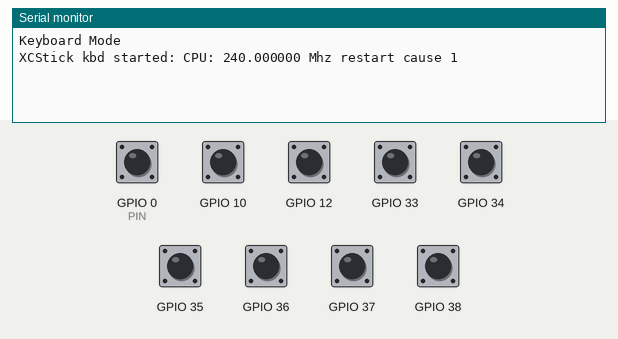
This sketch was run on a simulated ESP32-S3. On the bench: the last lines printed to the serial monitor. The test bench sets the inputs (shaded band); at power-on: GPIO 0 (PIN), GPIO 10, GPIO 12, GPIO 33–38 HIGH. USB keyboard and mouse output is not drawn.

Above: at 4.2 s.
4.3 s: GPIO 0 (PIN) pulled LOW for 0.15 s
At 5.6 s:
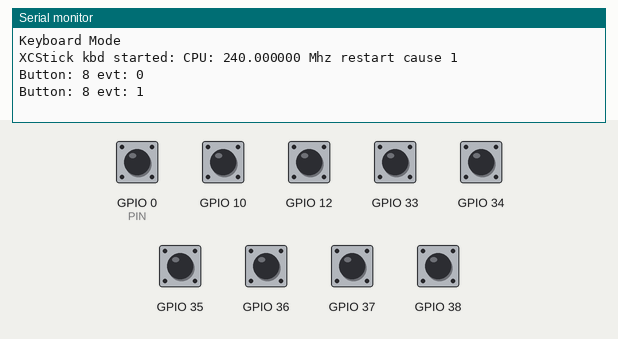
5.9 s: GPIO 10 pulled LOW for 0.15 s
At 6.8 s:
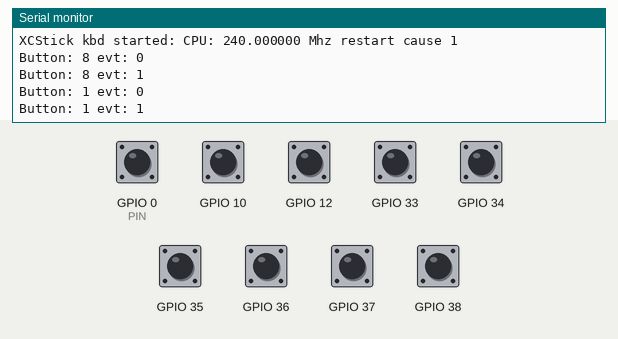
7.5 s: GPIO 12 pulled LOW for 0.15 s
At 8.0 s:
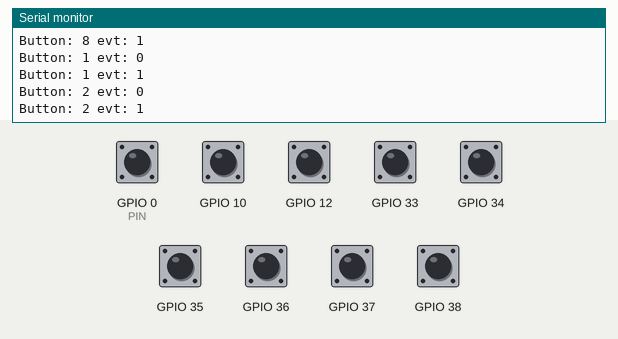
9.1 s: GPIO 33 pulled LOW for 0.15 s
At 10.4 s:
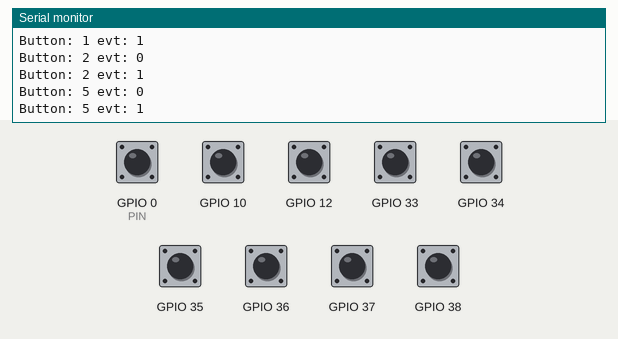
10.7 s: GPIO 34 pulled LOW for 0.15 s
At 11.6 s:
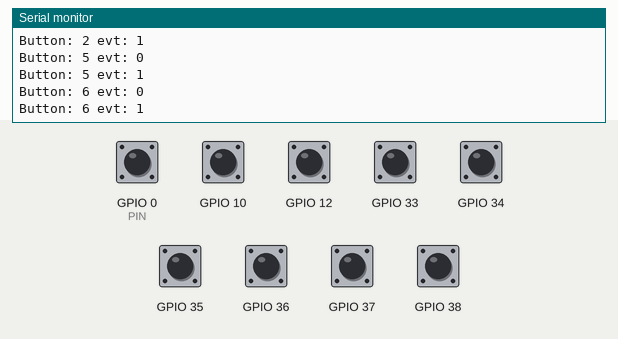
12.3 s: GPIO 35 pulled LOW for 0.15 s
At 12.8 s:
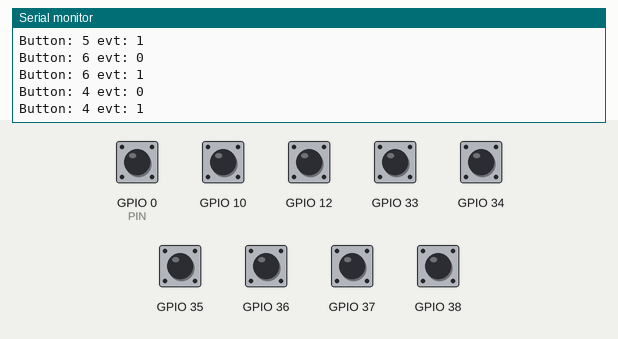
Timing chart, 0 to 14.9 s (numbered marks = the images above; inputs shaded):
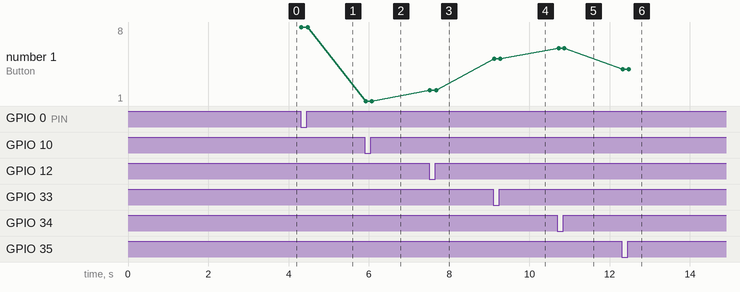

The sketch:

XCStick-Ace-XCSoar.ino
```cpp
#include "esp32-hal-cpu.h"
#include <esp_task_wdt.h>
#include "esp32-hal-tinyusb.h"
#include <AceButton.h>   // Version AceButton 1.9.2

// OTA includes
#include <WiFi.h>
#include <WiFiUdp.h>
#include <WiFiAP.h>
#include <WebServer.h>
#include "Update.h"
#include <USB.h>
#include <USBHIDKeyboard.h>
#include "esp32-hal-cpu.h"
#include <esp_task_wdt.h>

using namespace ace_button;

// remote control for XCSoar, emulates a keyboard
// hardware is just pushbuttons connected between GPIO pins and GND.
// for each button press a keystroke is sent

#define WDT_TIMEOUT 5

boolean modeS2F{ false };
bool joy_pressed{ false };

USBHIDKeyboard Keyboard;

enum e_button {
  TOP_CENTER,
  RH_MIDDLE,
  RH_LOWER,
  STF,
  JOY_UP,
  JOY_LEFT,
  JOY_RIGHT,
  JOY_DOWN,
  JOY_PRESS
};

enum e_button_table {
  PIN,
  ID,
  FIRST,
  SECOND,
  THIRD,
  FOUR,
  LONG
};

const byte button_table[][7] = {
//  I/O Button      key first press   second    third   fourth press, keylongPress
  { 38, TOP_CENTER, KEY_F1,           KEY_ESC,  0,      0,            KEY_ESC },
  { 10, RH_MIDDLE,  KEY_F6,           KEY_ESC,  KEY_F4, KEY_ESC,      KEY_ESC },
  { 12, RH_LOWER,   KEY_ESC,          0,        0,      0,            KEY_ESC },
  { 37, STF,        'S',              'V',      0,      0,            0 },
  { 35, JOY_UP,     KEY_UP_ARROW,     0,        0,      0,            0 },
  { 33, JOY_LEFT,   KEY_LEFT_ARROW,   0,        0,      0,            0 },
  { 34, JOY_RIGHT,  KEY_RIGHT_ARROW,  0,        0,      0,            0 },
  { 36, JOY_DOWN,   KEY_DOWN_ARROW,   0,        0,      0,            0 },
  { 0, JOY_PRESS,   KEY_RETURN,       0,        0,      0,            0 }
};

byte unused_buttons[] = {  // mapping array from definitions to set up the pins of all unused I/O
  1, 2, 3, 4, 5, 6, 7, 8, 9, 11, 14, 21, 45, 46
};

#define NUMBUTTONS 9  //gives size of array *helps for adding buttons
#define NUM_UNUSED_BUTTONS sizeof(unused_buttons)

AceButton buttons[NUMBUTTONS];
unsigned int activations[NUMBUTTONS];
void handleButtonEvent(AceButton*, uint8_t, uint8_t);
bool OTAmode{false};

const char* ssid = "XCStick20";
const char* password = "xcstick20";

WebServer server(80);

const char* indexHtml =
    "<body style='font-family: Verdana,sans-serif; font-size: 14px;'>"
    "<meta name='viewport' content='width=>device-width, initial-scale=1.0, maximum-scale=1.0, user-scalable=no' />"
    "<div style='width:320px;padding:20px;border-radius:10px;border:solid 2px #e0e0e0;margin:auto;margin-top:20px;'>"
    "<div style='width:100%;text-align:center;font-size:18px;font-weight:bold;margin-bottom:12px;'>XCStick OTA SW Update</div>"
       "<form method='POST' action='#' enctype='multipart/form-data' id='upload-form' style='width:100%;margin-bottom:8px;'>"
         "<input type='file' name='update'>"
         "<input type='submit' value='Update' style='float:right;'>"
       "</form>"
    "<div style='width:100%;background-color:#e0e0e0;border-radius:8px;'>"
    "<div id='prg' style='width:0%;background-color:#2196F3;padding:2px;border-radius:8px;color:white;text-align:center;'>0%</div>"
    "</div>"
    "</div>"
    "</body>"
    "<script>"
    "var prg = document.getElementById('prg');"
    "var form = document.getElementById('upload-form');"
    "form.addEventListener('submit', e=>{"
         "e.preventDefault();"
         "var data = new FormData(form);"
         "var req = new XMLHttpRequest();"
         "req.open('POST', '/');"
         "req.upload.addEventListener('progress', p=>{"
              "let w = Math.round((p.loaded / p.total)*100) + '%';"
              "if(p.lengthComputable){"
                   "prg.innerHTML = w;"
                   "prg.style.width = w;"
              "}"
              "if(w == '100%'){ prg.style.backgroundColor = '#04AA6D'; }"
         "});"
         "req.send(data);"
     "});"
    "</script>";

void ESPS2OTA(WebServer *server){
  static WebServer *_server = server;
  //Returns index.html page
  _server->on("/", HTTP_GET, [&]() {
    _server->sendHeader("Connection", "close");
    _server->send(200, "text/html", indexHtml);
  });

  /*handling uploading firmware file */
  _server->on("/", HTTP_POST, [&]() {
    _server->sendHeader("Connection", "close");
    _server->send(200, "text/plain", (Update.hasError()) ? "FAIL" : "OK");
  }, [&]() {
    HTTPUpload& upload = _server->upload();
    if (upload.status == UPLOAD_FILE_START) {
      Serial.printf("Update: %s\n", upload.filename.c_str());
      if (!Update.begin(UPDATE_SIZE_UNKNOWN)) { //start with max available size
        Serial.printf("Error at start\n");
        Update.printError(Serial);
      }
    } else if (upload.status == UPLOAD_FILE_WRITE) {
      /* flashing firmware to ESP*/
      Serial.printf("Flashing: %u bytes\n", upload.currentSize);
      if (Update.write(upload.buf, upload.currentSize) != upload.currentSize) {
        Update.printError(Serial);
      }
    } else if (upload.status == UPLOAD_FILE_END) {
      if (Update.end(true)) { //true to set the size to the current progress
        Serial.printf("Update Success: %u bytes\nRebooting...\n", upload.totalSize);
        delay(2000);
        ESP.restart();
      } else {
        Update.printError(Serial);
      }
    }
  });
}

void setup() {
  Serial.begin(115200);
  for (byte b = 0; b < NUMBUTTONS; b++) {  //setup of button pin hardware
    pinMode(button_table[b][PIN], INPUT_PULLUP);
  }
  if( digitalRead( button_table[TOP_CENTER][PIN] ) == 0 ){
    delay(1000);
    setCpuFrequencyMhz(160);
    Serial.println("OTA mode startup");
    delay(1000);
    WiFi.mode(WIFI_AP);
    WiFi.setTxPower(WIFI_POWER_5dBm);
    WiFi.softAP(ssid, password);
    delay(1000);
    IPAddress IP = IPAddress (10, 10, 10, 1);
    IPAddress NMask = IPAddress (255, 255, 255, 0);
    WiFi.softAPConfig(IP, IP, NMask);
    IPAddress myIP = WiFi.softAPIP();
    Serial.print("OTA AP IP address: ");
    Serial.println(myIP);
    /* SETUP YOR WEB OWN ENTRY POINTS */
    server.on("/test", HTTP_GET, []() {
      server.sendHeader("Connection", "close");
      server.send(200, "text/plain", "Hello test 123!");
    });
    ESPS2OTA(&server);
    server.begin();
    Keyboard.begin();
    Serial.printf("XCStick OTA mode started: CPU: %f Mhz restart cause %d\n", (float)getCpuFrequencyMhz(), esp_reset_reason() );
    OTAmode = true;
  }
  else {
    esp_task_wdt_reset();
    delay(1000);
    Serial.println("Keyboard Mode");
    delay(1000);
    setCpuFrequencyMhz(80);                // save energy, its far enough
    modeS2F = false;
    ButtonConfig* buttonConfig = ButtonConfig::getSystemButtonConfig();
    buttonConfig->setEventHandler(handleButtonEvent);
    buttonConfig->setFeature(ButtonConfig::kFeatureLongPress);
    for (byte b = 0; b < NUMBUTTONS; b++) {  //setup of button pin hardware
      buttons[b].init(button_table[b][PIN], HIGH, b);
    }
    // Serial.println("Init unsed buttons");
    for (byte b = 0; b < NUM_UNUSED_BUTTONS; b++) {  //setup of button pin hardware
      pinMode(unused_buttons[b], INPUT_PULLUP);
    }
    Keyboard.begin();
    delay(1000);
    Serial.printf("XCStick kbd started: CPU: %f Mhz restart cause %d\n", (float)getCpuFrequencyMhz(), esp_reset_reason() );
    esp_task_wdt_config_t config = {
      .timeout_ms = 5 * 1000,
      .trigger_panic = true,
    };
    esp_task_wdt_init(&config);  // enable panic so ESP32 restarts
    esp_task_wdt_add(NULL);     // add current thread to WDT watch
  }
}

int restart = 0;
void loop() {
  if( OTAmode ){
    server.handleClient();
  }else{
    for (int i = 0; i < NUMBUTTONS; i++) {
      buttons[i].check();
    }
  }
  delay(5);
  if ( digitalRead( button_table[RH_LOWER][PIN] ) ){  // ESC button long press for watchdog expiry and restart
      esp_task_wdt_reset();
      restart = 0;
  }else{
    restart++;
  }
  if( restart > 2000 )
     ESP.restart();
}

void release(byte key1, byte key2, byte key3, byte key4, byte keyL=0) {
  Keyboard.release(key1);
  if (key2)                 // is there a long press key ?
    Keyboard.release(key2);  // yep -> release
  if (key3)                 // is there a long press key ?
    Keyboard.release(key3);  // yep -> release
  if (key4)                 // is there a long press key ?
    Keyboard.release(key4);  // yep -> release
  if (keyL)
    Keyboard.release(keyL);
}

void handleButtonEvent(AceButton* button, uint8_t eventType, uint8_t state) {
  Serial.printf("Button: %d evt: %d\n", button->getId(), eventType);
  int id = button->getId();
  byte key1 = button_table[id][FIRST];
  byte key2 = button_table[id][SECOND];
  byte key3 = button_table[id][THIRD];
  byte key4 = button_table[id][FOUR];
  byte keyL = button_table[id][LONG];

  int modul = 1;
  if (key2)
    modul++;
  if (key3)
    modul++;
  if (key4)
    modul++;

  switch (eventType) {
    case AceButton::kEventPressed:
      if (button_table[id][ID] == JOY_PRESS)
        joy_pressed = true;

      if (activations[id] % modul == 0) {
        Keyboard.press(key1);
      } else if (key2 && activations[id] % modul == 1) {
        Keyboard.press(key2);
      } else if (key3 && activations[id] % modul == 2) {
        Keyboard.press(key3);
      } else if (key4 && activations[id] % modul == 3) {
        Keyboard.press(key4);
      }
      activations[id]++;
      if (activations[id] >= modul)
        activations[id] = 0;
      break;

    case AceButton::kEventReleased:
      if (button_table[id][ID] == JOY_PRESS)
        joy_pressed = false;
      release(key1,key2,key3,key4,keyL);
      if (button_table[id][FIRST] == KEY_ESC){
        for (byte b = 0; b < NUMBUTTONS; b++) {
           activations[b] = 0;
         }
      }
      break;

    case AceButton::kEventLongPressed:
      if (keyL) {
        release(key1,key2,key3,key4);
        Keyboard.press(KEY_ESC);    // return from previous screen
        Keyboard.release(KEY_ESC);  // release ESC key
        Keyboard.press(keyL);       // key for long press action is pressed
      }
      break;
  }
}
```

Measured:
- after the input at 4.3 s, the serial monitor: prints a new line at once (image 1)
- after the input at 5.9 s, the serial monitor: prints a new line at once (image 2)
- after the input at 7.5 s, the serial monitor: prints a new line at once (image 3)
- after the input at 9.1 s, the serial monitor: prints a new line at once (image 4)
- after the input at 10.7 s, the serial monitor: prints a new line at once (image 5)
- after the input at 12.3 s, the serial monitor: prints a new line at once (image 6)
- plotted number 1: 1 → 2 after the input at 7.5 s, 2 → 5 after the input at 9.1 s, 5 → 6 after the input at 10.7 s, 6 → 4 after the input at 12.3 s
